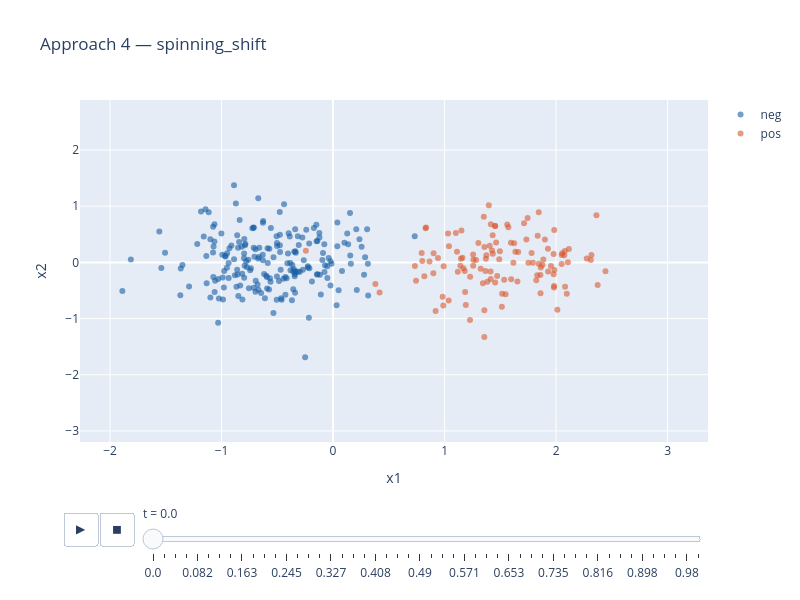

Notebook source saved alongside this figure:
### Markdown cell above
## Approach 4 — spinning_shift

Two blobs rotate around their midpoint (`SPIN_TURNS = 2.0` full revolutions over `t ∈ [0, 1]`). At each half-turn the blobs fully swap sides — a classifier trained at `t = 0` is systematically wrong there — and they return to their starting positions at the end of each revolution.

### Code cell
plot_dataset(
    "data/temporal_joint_shift_spinning_single.csv",
    "Approach 4 — spinning_shift",
).show()

### Figure 1 — Plotly figure (JSON) as saved in the notebook; plotly's stock layout.template omitted (floating-point values rounded to 4 significant figures; data arrays with more than 128 entries replaced by an {"elided": "..."} marker saying what was removed)
{"data": [{"hovertemplate": "blob=neg<br>t_frame=0.0<br>x1=%{x}<br>x2=%{y}<extra></extra>", "legendgroup": "neg", "marker": {"color": "#185FA5", "opacity": 0.6, "size": 6, "symbol": "circle"}, "mode": "markers", "name": "neg", "orientation": "v", "showlegend": true, "type": "scatter", "x": {"elided": "201 float values"}, "xaxis": "x", "y": {"elided": "201 float values"}, "yaxis": "y"}, {"hovertemplate": "blob=pos<br>t_frame=0.0<br>x1=%{x}<br>x2=%{y}<extra></extra>", "legendgroup": "pos", "marker": {"color": "#D85A30", "opacity": 0.6, "size": 6, "symbol": "circle"}, "mode": "markers", "name": "pos", "orientation": "v", "showlegend": true, "type": "scatter", "x": [1.356, 1.16, 1.303, 1.954, 0.8338, 1.984, 2.443, 0.9915, 1.982, 2.373, 1.927, 1.431, 0.8293, 1.472, 1.835, 1.844, 1.983, 1.259, 1.752, 1.635, 1.878, 1.344, 1.101, 1.462, 0.9198, 1.031, 1.978, 1.141, 1.367, 0.3793, 1.415, 1.572, 1.324, -0.2439, 1.745, 1.282, 1.184, 1.181, 2.106, 1.146, 1.597, 2.011, 1.404, 0.9014, 2.078, 0.7441, 2.051, 1.496, 1.822, 1.37, 1.257, 2.08, 2.362, 0.7337, 1.653, 1.169, 1.831, 2.317, 1.454, 1.78, 1.352, 1.863, 0.7947, 0.9885, 1.375, 2.074, 1.86, 1.49, 1.886, 1.86, 1.66, 0.9411, 1.357, 1.929, 1.119, 1.562, 1.426, 2.114, 1.978, 1.845, 1.98, 1.151, 1.412, 1.535, 2.096, 1.433, 1.453, 1.112, 1.039, 0.8184, 1.516, 1.792, 1.037, 0.7998, 0.9826, 1.397, 1.624, 1.595, 0.8994, 1.617, 1.414, 1.384, 0.4169, 1.713, 2.311, 1.9, 1.19, 1.514, 1.357, 0.8649, 2.055, 1.734, 2.275, 2.05, 1.256, 1.229, 1.228, 1.547, 1.452], "xaxis": "x", "y": [-1.327, 0.08216, 0.3443, -0.06609, 0.619, -0.1338, -0.156, -0.06971, -0.4192, -0.4009, 0.2435, 0.4832, 0.6071, -0.2426, 0.474, 0.8942, 0.574, 0.04764, -0.007935, 0.1906, -0.04544, -0.3704, 0.5243, 0.3519, -0.8668, 0.5128, 0.1485, -0.0585, -0.1543, -0.3837, 0.6782, 0.6265, -0.113, 0.2072, 0.7888, 0.04211, -0.526, -0.1543, 0.0009891, 0.06345, -0.3024, -0.8445, 0.2974, 0.1616, 0.2029, -0.3257, 0.1334, 0.1973, -0.3168, 0.06391, -0.05968, -0.4328, 0.8405, -0.06307, -0.3403, -0.1062, -0.2287, 0.1297, 0.6481, 0.1652, 0.8112, -0.09097, 0.1668, -0.7674, 0.1259, 0.1263, -0.5482, 0.05555, 0.0519, -0.2255, 0.1855, 0.0785, -0.8515, -0.1618, -0.1687, 0.6744, 0.2113, 0.2386, -0.2131, -0.02593, -0.4488, 0.5674, -0.1605, -0.3084, -0.5586, 0.1552, -0.3588, 0.1902, 0.289, -0.2482, -0.56, -0.008291, -0.6793, 0.02282, -0.6104, 1.019, 0.3412, 0.3502, -0.1925, -0.008013, -0.2978, -0.3462, -0.5342, 0.6963, 0.04327, 0.4061, -0.7593, -0.7881, 0.272, 0.01444, 0.1617, 0.4055, 0.06772, -0.0287, 0.1408, -0.2563, -1.027, -0.5652, 0.6484], "yaxis": "y"}], "layout": {"height": 600, "legend": {"title": {"text": ""}, "tracegroupgap": 0}, "sliders": [{"active": 0, "currentvalue": {"prefix": "t = "}, "len": 0.9, "pad": {"b": 10, "t": 60}, "steps": [{"args": [["0.0"], {"frame": {"duration": 0, "redraw": false}, "fromcurrent": true, "mode": "immediate", "transition": {"duration": 0, "easing": "linear"}}], "label": "0.0", "method": "animate"}, {"args": [["0.02"], {"frame": {"duration": 0, "redraw": false}, "fromcurrent": true, "mode": "immediate", "transition": {"duration": 0, "easing": "linear"}}], "label": "0.02", "method": "animate"}, {"args": [["0.041"], {"frame": {"duration": 0, "redraw": false}, "fromcurrent": true, "mode": "immediate", "transition": {"duration": 0, "easing": "linear"}}], "label": "0.041", "method": "animate"}, {"args": [["0.061"], {"frame": {"duration": 0, "redraw": false}, "fromcurrent": true, "mode": "immediate", "transition": {"duration": 0, "easing": "linear"}}], "label": "0.061", "method": "animate"}, {"args": [["0.082"], {"frame": {"duration": 0, "redraw": false}, "fromcurrent": true, "mode": "immediate", "transition": {"duration": 0, "easing": "linear"}}], "label": "0.082", "method": "animate"}, {"args": [["0.102"], {"frame": {"duration": 0, "redraw": false}, "fromcurrent": true, "mode": "immediate", "transition": {"duration": 0, "easing": "linear"}}], "label": "0.102", "method": "animate"}, {"args": [["0.122"], {"frame": {"duration": 0, "redraw": false}, "fromcurrent": true, "mode": "immediate", "transition": {"duration": 0, "easing": "linear"}}], "label": "0.122", "method": "animate"}, {"args": [["0.143"], {"frame": {"duration": 0, "redraw": false}, "fromcurrent": true, "mode": "immediate", "transition": {"duration": 0, "easing": "linear"}}], "label": "0.143", "method": "animate"}, {"args": [["0.163"], {"frame": {"duration": 0, "redraw": false}, "fromcurrent": true, "mode": "immediate", "transition": {"duration": 0, "easing": "linear"}}], "label": "0.163", "method": "animate"}, {"args": [["0.184"], {"frame": {"duration": 0, "redraw": false}, "fromcurrent": true, "mode": "immediate", "transition": {"duration": 0, "easing": "linear"}}], "label": "0.184", "method": "animate"}, {"args": [["0.204"], {"frame": {"duration": 0, "redraw": false}, "fromcurrent": true, "mode": "immediate", "transition": {"duration": 0, "easing": "linear"}}], "label": "0.204", "method": "animate"}, {"args": [["0.224"], {"frame": {"duration": 0, "redraw": false}, "fromcurrent": true, "mode": "immediate", "transition": {"duration": 0, "easing": "linear"}}], "label": "0.224", "method": "animate"}, {"args": [["0.245"], {"frame": {"duration": 0, "redraw": false}, "fromcurrent": true, "mode": "immediate", "transition": {"duration": 0, "easing": "linear"}}], "label": "0.245", "method": "animate"}, {"args": [["0.265"], {"frame": {"duration": 0, "redraw": false}, "fromcurrent": true, "mode": "immediate", "transition": {"duration": 0, "easing": "linear"}}], "label": "0.265", "method": "animate"}, {"args": [["0.286"], {"frame": {"duration": 0, "redraw": false}, "fromcurrent": true, "mode": "immediate", "transition": {"duration": 0, "easing": "linear"}}], "label": "0.286", "method": "animate"}, {"args": [["0.306"], {"frame": {"duration": 0, "redraw": false}, "fromcurrent": true, "mode": "immediate", "transition": {"duration": 0, "easing": "linear"}}], "label": "0.306", "method": "animate"}, {"args": [["0.327"], {"frame": {"duration": 0, "redraw": false}, "fromcurrent": true, "mode": "immediate", "transition": {"duration": 0, "easing": "linear"}}], "label": "0.327", "method": "animate"}, {"args": [["0.347"], {"frame": {"duration": 0, "redraw": false}, "fromcurrent": true, "mode": "immediate", "transition": {"duration": 0, "easing": "linear"}}], "label": "0.347", "method": "animate"}, {"args": [["0.367"], {"frame": {"duration": 0, "redraw": false}, "fromcurrent": true, "mode": "immediate", "transition": {"duration": 0, "easing": "linear"}}], "label": "0.367", "method": "animate"}, {"args": [["0.388"], {"frame": {"duration": 0, "redraw": false}, "fromcurrent": true, "mode": "immediate", "transition": {"duration": 0, "easing": "linear"}}], "label": "0.388", "method": "animate"}, {"args": [["0.408"], {"frame": {"duration": 0, "redraw": false}, "fromcurrent": true, "mode": "immediate", "transition": {"duration": 0, "easing": "linear"}}], "label": "0.408", "method": "animate"}, {"args": [["0.429"], {"frame": {"duration": 0, "redraw": false}, "fromcurrent": true, "mode": "immediate", "transition": {"duration": 0, "easing": "linear"}}], "label": "0.429", "method": "animate"}, {"args": [["0.449"], {"frame": {"duration": 0, "redraw": false}, "fromcurrent": true, "mode": "immediate", "transition": {"duration": 0, "easing": "linear"}}], "label": "0.449", "method": "animate"}, {"args": [["0.469"], {"frame": {"duration": 0, "redraw": false}, "fromcurrent": true, "mode": "immediate", "transition": {"duration": 0, "easing": "linear"}}], "label": "0.469", "method": "animate"}, {"args": [["0.49"], {"frame": {"duration": 0, "redraw": false}, "fromcurrent": true, "mode": "immediate", "transition": {"duration": 0, "easing": "linear"}}], "label": "0.49", "method": "animate"}, {"args": [["0.51"], {"frame": {"duration": 0, "redraw": false}, "fromcurrent": true, "mode": "immediate", "transition": {"duration": 0, "easing": "linear"}}], "label": "0.51", "method": "animate"}, {"args": [["0.531"], {"frame": {"duration": 0, "redraw": false}, "fromcurrent": true, "mode": "immediate", "transition": {"duration": 0, "easing": "linear"}}], "label": "0.531", "method": "animate"}, {"args": [["0.551"], {"frame": {"duration": 0, "redraw": false}, "fromcurrent": true, "mode": "immediate", "transition": {"duration": 0, "easing": "linear"}}], "label": "0.551", "method": "animate"}, {"args": [["0.571"], {"frame": {"duration": 0, "redraw": false}, "fromcurrent": true, "mode": "immediate", "transition": {"duration": 0, "easing": "linear"}}], "label": "0.571", "method": "animate"}, {"args": [["0.592"], {"frame": {"duration": 0, "redraw": false}, "fromcurrent": true, "mode": "immediate", "transition": {"duration": 0, "easing": "linear"}}], "label": "0.592", "method": "animate"}, {"args": [["0.612"], {"frame": {"duration": 0, "redraw": false}, "fromcurrent": true, "mode": "immediate", "transition": {"duration": 0, "easing": "linear"}}], "label": "0.612", "method": "animate"}, {"args": [["0.633"], {"frame": {"duration": 0, "redraw": false}, "fromcurrent": true, "mode": "immediate", "transition": {"duration": 0, "easing": "linear"}}], "label": "0.633", "method": "animate"}, {"args": [["0.653"], {"frame": {"duration": 0, "redraw": false}, "fromcurrent": true, "mode": "immediate", "transition": {"duration": 0, "easing": "linear"}}], "label": "0.653", "method": "animate"}, {"args": [["0.673"], {"frame": {"duration": 0, "redraw": false}, "fromcurrent": true, "mode": "immediate", "transition": {"duration": 0, "easing": "linear"}}], "label": "0.673", "method": "animate"}, {"args": [["0.694"], {"frame": {"duration": 0, "redraw": false}, "fromcurrent": true, "mode": "immediate", "transition": {"duration": 0, "easing": "linear"}}], "label": "0.694", "method": "animate"}, {"args": [["0.714"], {"frame": {"duration": 0, "redraw": false}, "fromcurrent": true, "mode": "immediate", "transition": {"duration": 0, "easing": "linear"}}], "label": "0.714", "method": "animate"}, {"args": [["0.735"], {"frame": {"duration": 0, "redraw": false}, "fromcurrent": true, "mode": "immediate", "transition": {"duration": 0, "easing": "linear"}}], "label": "0.735", "method": "animate"}, {"args": [["0.755"], {"frame": {"duration": 0, "redraw": false}, "fromcurrent": true, "mode": "immediate", "transition": {"duration": 0, "easing": "linear"}}], "label": "0.755", "method": "animate"}, {"args": [["0.776"], {"frame": {"duration": 0, "redraw": false}, "fromcurrent": true, "mode": "immediate", "transition": {"duration": 0, "easing": "linear"}}], "label": "0.776", "method": "animate"}, {"args": [["0.796"], {"frame": {"duration": 0, "redraw": false}, "fromcurrent": true, "mode": "immediate", "transition": {"duration": 0, "easing": "linear"}}], "label": "0.796", "method": "animate"}, {"args": [["0.816"], {"frame": {"duration": 0, "redraw": false}, "fromcurrent": true, "mode": "immediate", "transition": {"duration": 0, "easing": "linear"}}], "label": "0.816", "method": "animate"}, {"args": [["0.837"], {"frame": {"duration": 0, "redraw": false}, "fromcurrent": true, "mode": "immediate", "transition": {"duration": 0, "easing": "linear"}}], "label": "0.837", "method": "animate"}, {"args": [["0.857"], {"frame": {"duration": 0, "redraw": false}, "fromcurrent": true, "mode": "immediate", "transition": {"duration": 0, "easing": "linear"}}], "label": "0.857", "method": "animate"}, {"args": [["0.878"], {"frame": {"duration": 0, "redraw": false}, "fromcurrent": true, "mode": "immediate", "transition": {"duration": 0, "easing": "linear"}}], "label": "0.878", "method": "animate"}, {"args": [["0.898"], {"frame": {"duration": 0, "redraw": false}, "fromcurrent": true, "mode": "immediate", "transition": {"duration": 0, "easing": "linear"}}], "label": "0.898", "method": "animate"}, {"args": [["0.918"], {"frame": {"duration": 0, "redraw": false}, "fromcurrent": true, "mode": "immediate", "transition": {"duration": 0, "easing": "linear"}}], "label": "0.918", "method": "animate"}, {"args": [["0.939"], {"frame": {"duration": 0, "redraw": false}, "fromcurrent": true, "mode": "immediate", "transition": {"duration": 0, "easing": "linear"}}], "label": "0.939", "method": "animate"}, {"args": [["0.959"], {"frame": {"duration": 0, "redraw": false}, "fromcurrent": true, "mode": "immediate", "transition": {"duration": 0, "easing": "linear"}}], "label": "0.959", "method": "animate"}, {"args": [["0.98"], {"frame": {"duration": 0, "redraw": false}, "fromcurrent": true, "mode": "immediate", "transition": {"duration": 0, "easing": "linear"}}], "label": "0.98", "method": "animate"}, {"args": [["1.0"], {"frame": {"duration": 0, "redraw": false}, "fromcurrent": true, "mode": "immediate", "transition": {"duration": 0, "easing": "linear"}}], "label": "1.0", "method": "animate"}], "x": 0.1, "xanchor": "left", "y": 0, "yanchor": "top"}], "title": {"text": "Approach 4 — spinning_shift"}, "updatemenus": [{"buttons": [{"args": [null, {"frame": {"duration": 500, "redraw": false}, "fromcurrent": true, "mode": "immediate", "transition": {"duration": 500, "easing": "linear"}}], "label": "&#9654;", "method": "animate"}, {"args": [[null], {"frame": {"duration": 0, "redraw": false}, "fromcurrent": true, "mode": "immediate", "transition": {"duration": 0, "easing": "linear"}}], "label": "&#9724;", "method": "animate"}], "direction": "left", "pad": {"r": 10, "t": 70}, "showactive": false, "type": "buttons", "x": 0.1, "xanchor": "right", "y": 0, "yanchor": "top"}], "width": 800, "xaxis": {"anchor": "y", "domain": [0, 1], "range": [-2.269, 3.362], "title": {"text": "x1"}}, "yaxis": {"anchor": "x", "domain": [0, 1], "range": [-3.196, 2.89], "title": {"text": "x2"}}}}
